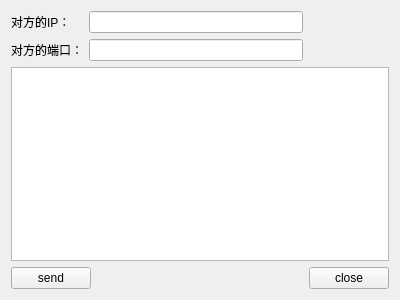
<?xml version="1.0" encoding="UTF-8"?>
<ui version="4.0">
 <class>ServerWidget</class>
 <widget class="QWidget" name="ServerWidget">
  <property name="geometry">
   <rect>
    <x>0</x>
    <y>0</y>
    <width>400</width>
    <height>300</height>
   </rect>
  </property>
  <property name="windowTitle">
   <string>ServerWidget</string>
  </property>
  <layout class="QGridLayout" name="gridLayout">
   <item row="0" column="0">
    <widget class="QLabel" name="label">
     <property name="text">
      <string>对方的IP：</string>
     </property>
    </widget>
   </item>
   <item row="0" column="1" colspan="2">
    <widget class="QLineEdit" name="lineEditIP"/>
   </item>
   <item row="1" column="0">
    <widget class="QLabel" name="label_2">
     <property name="text">
      <string>对方的端口：</string>
     </property>
    </widget>
   </item>
   <item row="1" column="1" colspan="2">
    <widget class="QLineEdit" name="lineEditPort"/>
   </item>
   <item row="2" column="0" colspan="4">
    <widget class="QTextEdit" name="textEdit"/>
   </item>
   <item row="3" column="0" colspan="2">
    <widget class="QPushButton" name="buttonSend">
     <property name="text">
      <string>send</string>
     </property>
    </widget>
   </item>
   <item row="3" column="2">
    <spacer name="horizontalSpacer">
     <property name="orientation">
      <enum>Qt::Horizontal</enum>
     </property>
     <property name="sizeHint" stdset="0">
      <size>
       <width>196</width>
       <height>20</height>
      </size>
     </property>
    </spacer>
   </item>
   <item row="3" column="3">
    <widget class="QPushButton" name="buttonClose">
     <property name="text">
      <string>close</string>
     </property>
    </widget>
   </item>
  </layout>
 </widget>
 <layoutdefault spacing="6" margin="11"/>
 <resources/>
 <connections/>
</ui>
